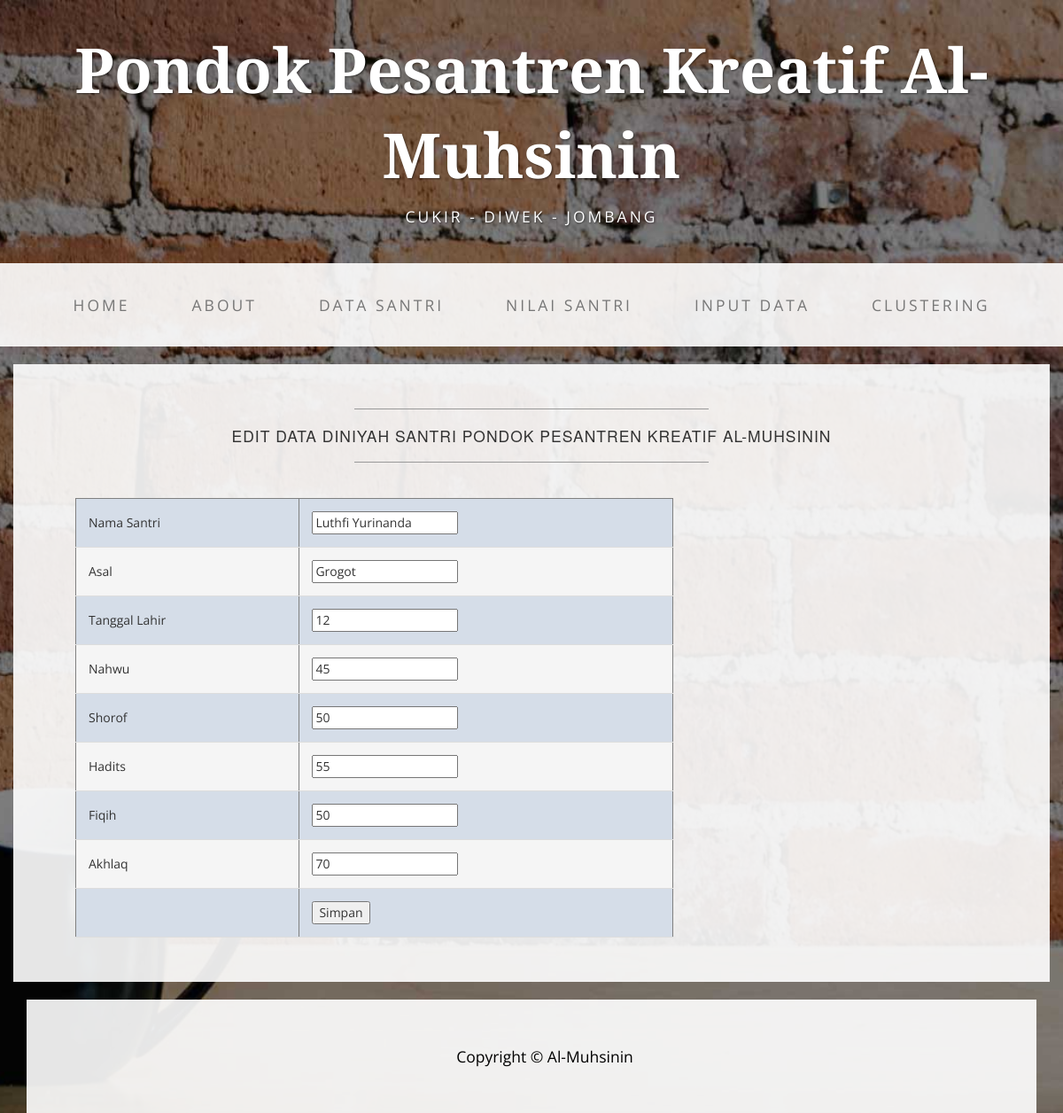
The page /edit.php?Id=1402001 on the database its author committed.
### tables this page shows
CREATE TABLE `santri` (
  `Id` int(100) NOT NULL,
  `Nama` varchar(30) NOT NULL,
  `Asal` varchar(30) NOT NULL,
  `Tgl_lhr` int(11) NOT NULL,
  `Nahwu` int(11) NOT NULL,
  `Shorof` int(11) NOT NULL,
  `Fiqih` int(11) NOT NULL,
  `Hadits` int(11) NOT NULL,
  `Akhlaq` int(11) NOT NULL
);

### edit.php (the view, shortened to what this page needs)
<!DOCTYPE html>
<html lang="en">
<head>
    <link href="css/bootstrap.min.css" rel="stylesheet">
    <link href="css/business-casual.css" rel="stylesheet">
	<link rel="stylesheet" href="css/style.css" type="text/css" />
<link href="css/table.css" rel="stylesheet">
</head>
<body>
    <div class="brand">Pondok Pesantren Kreatif Al-Muhsinin</div>
    <div class="address-bar">Cukir - Diwek - Jombang</div>
    <nav class="navbar navbar-default" role="navigation">
        <div class="container">
            <div class="collapse navbar-collapse" id="bs-example-navbar-collapse-1">
          <ul class="nav navbar-nav">
                    <li>
                        <a href="index.php">Home</a>
                    </li>
                    <li>
                        <a href="about.php">About</a>
                    </li>
                    <li>
                        <a href="inputdata.php">Data Santri</a>
                    </li>
					<li>
                        <a href="daftarnilai.php">Nilai Santri</a>
                    </li>
					<li>
                        <a href="form_tambah.php">Input Data</a>
                    </li>
                    <li>
                        <a href="kmeans.php">Clustering</a>
                    </li>
                </ul>
            </div>
        </div>
    </nav>
    <div class="container">
        <div class="row">
            <div class="box">
                <div class="col-lg-12">
                    <hr>
                    <h2 class="intro-text text-center">Edit Data Diniyah Santri
					Pondok Pesantren Kreatif Al-Muhsinin
                    </h2>
                    <hr>
                </div>
                <div class="col-md-6">
<div id="content">
	<div style="overflow: auto;">
			<form action="proses_edit.php" method="post">
		<?php
		include "koneksi.php";
		$Id = $_GET['Id'];
		$query = mysqli_query($connect, "SELECT * FROM santri WHERE Id = '$Id'") or die(mysqli_error($con));
		$data = mysqli_fetch_array($query);
		?>
		<table border="1" class="table-zebra-striping">
			<tr>
				<td>Nama Santri</td>
				<td>
					<input type="text" name="Nama" value="<?php echo $data['Nama'] ?>" required>
				</td>
			</tr>
			<tr>
				<td>Asal</td>
				<td><input type="text" name="Asal" value="<?php echo $data['Asal'] ?>" required></td>
			</tr>
			<tr>
				<td>Tanggal Lahir</td>
				<td><input type="text" name="Tgl_lhr" value="<?php echo $data['Tgl_lhr'] ?>" required></td>
			</tr>
			<tr>
				<td>Nahwu</td>
				<td><input type="text" name="Nahwu" value="<?php echo $data['Nahwu'] ?>" required></td>
			</tr>
			<tr>
				<td>Shorof</td>
				<td><input type="text" name="Shorof" value="<?php echo $data['Shorof'] ?>" required></td>
			</tr>
			<tr>
				<td>Hadits</td>
				<td><input type="text" name="Hadits" value="<?php echo $data['Hadits'] ?>" required></td>
			</tr>
			<tr>
				<td>Fiqih</td>
				<td><input type="text" name="Fiqih" value="<?php echo $data['Fiqih'] ?>" required></td>
			</tr>
			<tr>
				<td>Akhlaq</td>
				<td><input type="text" name="Akhlaq" value="<?php echo $data['Akhlaq'] ?>" required></td>
			</tr>
				<td></td>
				<td><button type="submit">Simpan</button></td>
		</table>
	</form>
	</div>
                </div>
            </div>
        </div>
    </div>
    <footer>
        <div class="container">
            <div class="row">
                <div class="col-lg-12 text-center">
                    <p>Copyright &copy; Al-Muhsinin</p>
                </div>
            </div>
        </div>
    </footer>
</body>
</html>

### css/business-casual.css (style rules this page uses)
body { font-family: "Open Sans","Helvetica Neue",Helvetica,Arial,sans-serif; background: url('../img/bg.jpg') no-repeat center center fixed; -webkit-background-size: cover; -moz-background-size: cover; background-size: cover; -o-background-size: cover; }
h1, h2, h3, h4, h5, h6 { text-transform: uppercase; font-family: "Josefin Slab","Helvetica Neue",Helvetica,Arial,sans-serif; font-weight: 700; letter-spacing: 1px; }
p { font-size: 1.25em; line-height: 1.6; color: #000; }
hr { max-width: 400px; border-color: #999999; }
.brand, .address-bar { display: none; }
.navbar-nav { text-transform: uppercase; font-weight: 400; letter-spacing: 3px; }
.box { margin-bottom: 20px; padding: 30px 15px; background: #fff; background: rgba(255,255,255,0.9); }
.intro-text { text-transform: uppercase; font-size: 1.25em; font-weight: 400; letter-spacing: 1px; }
footer { background: #fff; background: rgba(255,255,255,0.9); }
footer p { margin: 0; padding: 50px 0; }
@media screen and (min-width:768px) { .brand { display: inherit; margin: 0; padding: 30px 0 10px; text-align: center; text-shadow: 1px 1px 2px rgba(0,0,0,0.5); font-family: "Josefin Slab","Helvetica Neue",Helvetica,Arial,sans-serif; font-size: 5em; font-weight: 700; line-height: normal; color: #fff; } }
@media screen and (min-width:768px) { .address-bar { display: inherit; margin: 0; padding: 0 0 40px; text-align: center; text-shadow: 1px 1px 2px rgba(0,0,0,0.5); text-transform: uppercase; font-size: 1.25em; font-weight: 400; letter-spacing: 3px; color: #fff; } }
@media screen and (min-width:768px) { .navbar { border-radius: 0; } }
@media screen and (min-width:768px) { .navbar { min-height: 0; } }
@media screen and (min-width:768px) { .navbar-default { border: none; background: #fff; background: rgba(255,255,255,0.9); } }
@media screen and (min-width:768px) { .nav>li>a { padding: 35px; } }
@media screen and (min-width:768px) { .navbar-nav>li>a { line-height: normal; } }
@media screen and (min-width:768px) { .navbar-nav { display: table; float: none; margin: 0 auto; table-layout: fixed; font-size: 1.25em; } }
@media screen and (min-width:1200px) { .box:after { content: ''; display: table; clear: both; } }

### css/style.css (style rules this page uses)
#content { width:750px; margin:0 0 0 40px; padding:20px 0; }

### css/table.css (style rules this page uses)
.table-zebra-striping { width: 90%; border-collapse: collapse; }
.table-zebra-striping td { border-bottom: 1px solid #ddd; padding: 1em; }
.table-zebra-striping tr:nth-child(even) { background: #F5F5F5; }
.table-zebra-striping tr:nth-child(odd) { background: #D5DDE8; }

### rows shown on the page
santri: Nama "Luthfi Yurinanda", Asal "Grogot", Tgl_lhr "12", Nahwu "45", Shorof "50", Hadits "55", Fiqih "50", Akhlaq "70"
